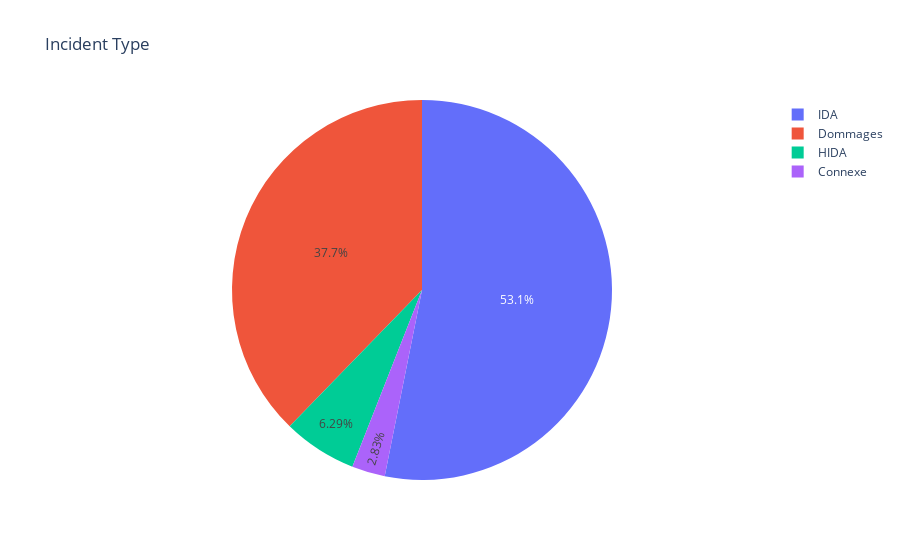

The notebook cell saved with this chart:
### Code cell
fig = px.pie(df, values=df['Mode de gestion'].value_counts(), names=df['Mode de gestion'].value_counts().keys(), title='Incident Type', )
fig.show()
fig.write_image("figure_EDA/mode_gestion.png")

### Figure 1 — Plotly figure (JSON) as saved in the notebook; plotly's stock layout.template omitted (floating-point values rounded to 4 significant figures)
{"data": [{"domain": {"x": [0, 1], "y": [0, 1]}, "hovertemplate": "label=%{label}<br>value=%{value}<extra></extra>", "labels": ["IDA", "Dommages", "HIDA", "Connexe"], "legendgroup": "", "name": "", "showlegend": true, "type": "pie", "values": [583, 414, 69, 31]}], "layout": {"legend": {"tracegroupgap": 0}, "title": {"text": "Incident Type"}}}
